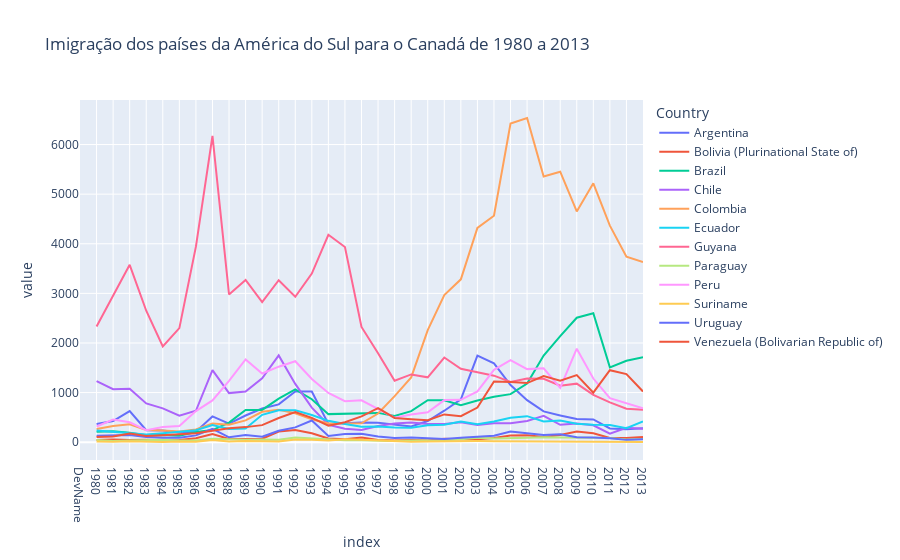

The notebook cell saved with this chart:
### Code cell
fig = px.line(america_sul_final, x=america_sul_final.index, y=america_sul_final.columns, color='Country', 
              title='Imigração dos países da América do Sul para o Canadá de 1980 a 2013')

fig.show()

### Figure 1 — Plotly figure (JSON) as saved in the notebook; plotly's stock layout.template omitted (floating-point values rounded to 4 significant figures)
{"data": [{"hovertemplate": "Country=Argentina<br>index=%{x}<br>value=%{y}<extra></extra>", "legendgroup": "Argentina", "line": {"color": "#636efa", "dash": "solid"}, "marker": {"symbol": "circle"}, "mode": "lines", "name": "Argentina", "orientation": "v", "showlegend": true, "type": "scatter", "x": ["DevName", "1980", "1981", "1982", "1983", "1984", "1985", "1986", "1987", "1988", "1989", "1990", "1991", "1992", "1993", "1994", "1995", "1996", "1997", "1998", "1999", "2000", "2001", "2002", "2003", "2004", "2005", "2006", "2007", "2008", "2009", "2010", "2011", "2012", "2013"], "xaxis": "x", "y": ["Developing regions", 368, 426, 626, 241, 237, 196, 213, 519, 374, 538, 678, 763, 1023, 1022, 366, 380, 396, 391, 349, 318, 427, 635, 865, 1745, 1591, 1153, 847, 620, 540, 467, 459, 278, 263, 282], "yaxis": "y"}, {"hovertemplate": "Country=Bolivia (Plurinational State of)<br>index=%{x}<br>value=%{y}<extra></extra>", "legendgroup": "Bolivia (Plurinational State of)", "line": {"color": "#EF553B", "dash": "solid"}, "marker": {"symbol": "circle"}, "mode": "lines", "name": "Bolivia (Plurinational State of)", "orientation": "v", "showlegend": true, "type": "scatter", "x": ["DevName", "1980", "1981", "1982", "1983", "1984", "1985", "1986", "1987", "1988", "1989", "1990", "1991", "1992", "1993", "1994", "1995", "1996", "1997", "1998", "1999", "2000", "2001", "2002", "2003", "2004", "2005", "2006", "2007", "2008", "2009", "2010", "2011", "2012", "2013"], "xaxis": "x", "y": ["Developing regions", 44, 52, 42, 49, 38, 44, 79, 165, 63, 68, 71, 214, 247, 180, 75, 61, 96, 43, 33, 42, 33, 72, 57, 59, 85, 134, 139, 107, 143, 214, 180, 86, 83, 107], "yaxis": "y"}, {"hovertemplate": "Country=Brazil<br>index=%{x}<br>value=%{y}<extra></extra>", "legendgroup": "Brazil", "line": {"color": "#00cc96", "dash": "solid"}, "marker": {"symbol": "circle"}, "mode": "lines", "name": "Brazil", "orientation": "v", "showlegend": true, "type": "scatter", "x": ["DevName", "1980", "1981", "1982", "1983", "1984", "1985", "1986", "1987", "1988", "1989", "1990", "1991", "1992", "1993", "1994", "1995", "1996", "1997", "1998", "1999", "2000", "2001", "2002", "2003", "2004", "2005", "2006", "2007", "2008", "2009", "2010", "2011", "2012", "2013"], "xaxis": "x", "y": ["Developing regions", 211, 220, 192, 139, 145, 130, 205, 244, 394, 650, 650, 877, 1066, 866, 566, 572, 586, 591, 531, 626, 845, 847, 745, 839, 917, 969, 1181, 1746, 2138, 2509, 2598, 1508, 1642, 1714], "yaxis": "y"}, {"hovertemplate": "Country=Chile<br>index=%{x}<br>value=%{y}<extra></extra>", "legendgroup": "Chile", "line": {"color": "#ab63fa", "dash": "solid"}, "marker": {"symbol": "circle"}, "mode": "lines", "name": "Chile", "orientation": "v", "showlegend": true, "type": "scatter", "x": ["DevName", "1980", "1981", "1982", "1983", "1984", "1985", "1986", "1987", "1988", "1989", "1990", "1991", "1992", "1993", "1994", "1995", "1996", "1997", "1998", "1999", "2000", "2001", "2002", "2003", "2004", "2005", "2006", "2007", "2008", "2009", "2010", "2011", "2012", "2013"], "xaxis": "x", "y": ["Developing regions", 1233, 1069, 1078, 781, 681, 533, 633, 1454, 990, 1023, 1286, 1749, 1175, 697, 352, 273, 244, 325, 376, 397, 366, 369, 401, 347, 383, 384, 427, 530, 350, 375, 340, 174, 291, 273], "yaxis": "y"}, {"hovertemplate": "Country=Colombia<br>index=%{x}<br>value=%{y}<extra></extra>", "legendgroup": "Colombia", "line": {"color": "#FFA15A", "dash": "solid"}, "marker": {"symbol": "circle"}, "mode": "lines", "name": "Colombia", "orientation": "v", "showlegend": true, "type": "scatter", "x": ["DevName", "1980", "1981", "1982", "1983", "1984", "1985", "1986", "1987", "1988", "1989", "1990", "1991", "1992", "1993", "1994", "1995", "1996", "1997", "1998", "1999", "2000", "2001", "2002", "2003", "2004", "2005", "2006", "2007", "2008", "2009", "2010", "2011", "2012", "2013"], "xaxis": "x", "y": ["Developing regions", 266, 326, 360, 244, 235, 214, 257, 376, 352, 439, 614, 652, 582, 464, 375, 371, 381, 578, 929, 1306, 2259, 2965, 3283, 4318, 4566, 6424, 6535, 5357, 5452, 4652, 5218, 4366, 3741, 3631], "yaxis": "y"}, {"hovertemplate": "Country=Ecuador<br>index=%{x}<br>value=%{y}<extra></extra>", "legendgroup": "Ecuador", "line": {"color": "#19d3f3", "dash": "solid"}, "marker": {"symbol": "circle"}, "mode": "lines", "name": "Ecuador", "orientation": "v", "showlegend": true, "type": "scatter", "x": ["DevName", "1980", "1981", "1982", "1983", "1984", "1985", "1986", "1987", "1988", "1989", "1990", "1991", "1992", "1993", "1994", "1995", "1996", "1997", "1998", "1999", "2000", "2001", "2002", "2003", "2004", "2005", "2006", "2007", "2008", "2009", "2010", "2011", "2012", "2013"], "xaxis": "x", "y": ["Developing regions", 238, 207, 184, 155, 179, 208, 240, 344, 265, 278, 552, 643, 644, 547, 431, 368, 310, 317, 295, 291, 342, 353, 418, 361, 417, 491, 525, 419, 437, 373, 353, 348, 282, 418], "yaxis": "y"}, {"hovertemplate": "Country=Guyana<br>index=%{x}<br>value=%{y}<extra></extra>", "legendgroup": "Guyana", "line": {"color": "#FF6692", "dash": "solid"}, "marker": {"symbol": "circle"}, "mode": "lines", "name": "Guyana", "orientation": "v", "showlegend": true, "type": "scatter", "x": ["DevName", "1980", "1981", "1982", "1983", "1984", "1985", "1986", "1987", "1988", "1989", "1990", "1991", "1992", "1993", "1994", "1995", "1996", "1997", "1998", "1999", "2000", "2001", "2002", "2003", "2004", "2005", "2006", "2007", "2008", "2009", "2010", "2011", "2012", "2013"], "xaxis": "x", "y": ["Developing regions", 2334, 2943, 3575, 2650, 1932, 2299, 3942, 6174, 2977, 3270, 2824, 3266, 2932, 3399, 4181, 3935, 2324, 1795, 1238, 1366, 1308, 1707, 1479, 1410, 1341, 1215, 1286, 1277, 1137, 1180, 953, 804, 676, 656], "yaxis": "y"}, {"hovertemplate": "Country=Paraguay<br>index=%{x}<br>value=%{y}<extra></extra>", "legendgroup": "Paraguay", "line": {"color": "#B6E880", "dash": "solid"}, "marker": {"symbol": "circle"}, "mode": "lines", "name": "Paraguay", "orientation": "v", "showlegend": true, "type": "scatter", "x": ["DevName", "1980", "1981", "1982", "1983", "1984", "1985", "1986", "1987", "1988", "1989", "1990", "1991", "1992", "1993", "1994", "1995", "1996", "1997", "1998", "1999", "2000", "2001", "2002", "2003", "2004", "2005", "2006", "2007", "2008", "2009", "2010", "2011", "2012", "2013"], "xaxis": "x", "y": ["Developing regions", 45, 26, 32, 40, 48, 36, 34, 72, 53, 48, 56, 51, 94, 75, 46, 39, 38, 30, 25, 34, 29, 34, 60, 88, 74, 75, 88, 98, 95, 88, 89, 83, 55, 66], "yaxis": "y"}, {"hovertemplate": "Country=Peru<br>index=%{x}<br>value=%{y}<extra></extra>", "legendgroup": "Peru", "line": {"color": "#FF97FF", "dash": "solid"}, "marker": {"symbol": "circle"}, "mode": "lines", "name": "Peru", "orientation": "v", "showlegend": true, "type": "scatter", "x": ["DevName", "1980", "1981", "1982", "1983", "1984", "1985", "1986", "1987", "1988", "1989", "1990", "1991", "1992", "1993", "1994", "1995", "1996", "1997", "1998", "1999", "2000", "2001", "2002", "2003", "2004", "2005", "2006", "2007", "2008", "2009", "2010", "2011", "2012", "2013"], "xaxis": "x", "y": ["Developing regions", 317, 456, 401, 241, 306, 328, 628, 843, 1237, 1667, 1384, 1522, 1632, 1274, 993, 827, 845, 676, 493, 560, 603, 849, 855, 1023, 1460, 1653, 1473, 1490, 1094, 1884, 1283, 886, 787, 682], "yaxis": "y"}, {"hovertemplate": "Country=Suriname<br>index=%{x}<br>value=%{y}<extra></extra>", "legendgroup": "Suriname", "line": {"color": "#FECB52", "dash": "solid"}, "marker": {"symbol": "circle"}, "mode": "lines", "name": "Suriname", "orientation": "v", "showlegend": true, "type": "scatter", "x": ["DevName", "1980", "1981", "1982", "1983", "1984", "1985", "1986", "1987", "1988", "1989", "1990", "1991", "1992", "1993", "1994", "1995", "1996", "1997", "1998", "1999", "2000", "2001", "2002", "2003", "2004", "2005", "2006", "2007", "2008", "2009", "2010", "2011", "2012", "2013"], "xaxis": "x", "y": ["Developing regions", 15, 10, 21, 12, 5, 16, 7, 46, 16, 24, 26, 13, 53, 51, 32, 58, 51, 35, 22, 11, 16, 22, 22, 22, 17, 15, 16, 20, 9, 12, 13, 11, 16, 4], "yaxis": "y"}, {"hovertemplate": "Country=Uruguay<br>index=%{x}<br>value=%{y}<extra></extra>", "legendgroup": "Uruguay", "line": {"color": "#636efa", "dash": "solid"}, "marker": {"symbol": "circle"}, "mode": "lines", "name": "Uruguay", "orientation": "v", "showlegend": true, "type": "scatter", "x": ["DevName", "1980", "1981", "1982", "1983", "1984", "1985", "1986", "1987", "1988", "1989", "1990", "1991", "1992", "1993", "1994", "1995", "1996", "1997", "1998", "1999", "2000", "2001", "2002", "2003", "2004", "2005", "2006", "2007", "2008", "2009", "2010", "2011", "2012", "2013"], "xaxis": "x", "y": ["Developing regions", 128, 132, 146, 105, 90, 92, 137, 269, 99, 144, 111, 229, 299, 437, 125, 164, 171, 117, 87, 93, 75, 64, 91, 103, 130, 217, 175, 147, 160, 99, 93, 81, 47, 58], "yaxis": "y"}, {"hovertemplate": "Country=Venezuela (Bolivarian Republic of)<br>index=%{x}<br>value=%{y}<extra></extra>", "legendgroup": "Venezuela (Bolivarian Republic of)", "line": {"color": "#EF553B", "dash": "solid"}, "marker": {"symbol": "circle"}, "mode": "lines", "name": "Venezuela (Bolivarian Republic of)", "orientation": "v", "showlegend": true, "type": "scatter", "x": ["DevName", "1980", "1981", "1982", "1983", "1984", "1985", "1986", "1987", "1988", "1989", "1990", "1991", "1992", "1993", "1994", "1995", "1996", "1997", "1998", "1999", "2000", "2001", "2002", "2003", "2004", "2005", "2006", "2007", "2008", "2009", "2010", "2011", "2012", "2013"], "xaxis": "x", "y": ["Developing regions", 103, 117, 174, 124, 142, 165, 179, 229, 279, 304, 344, 487, 610, 490, 334, 402, 520, 686, 489, 464, 443, 560, 524, 699, 1224, 1211, 1192, 1335, 1239, 1353, 998, 1452, 1373, 1022], "yaxis": "y"}], "layout": {"legend": {"title": {"text": "Country"}, "tracegroupgap": 0}, "title": {"text": "Imigração dos países da América do Sul para o Canadá de 1980 a 2013"}, "xaxis": {"anchor": "y", "domain": [0, 1], "title": {"text": "index"}}, "yaxis": {"anchor": "x", "domain": [0, 1], "title": {"text": "value"}}}}
